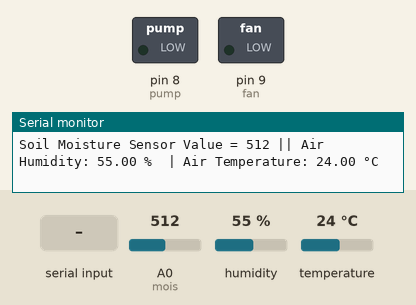
Bench run of a sketch on a simulated Arduino Uno, built with avr-gcc and run on an emulated ATmega328P. Shown: switched loads named in the sketch (green lamp = pin HIGH), the last lines printed to the serial monitor. The test bench sets the inputs (shaded band); at power-on: A0 (mois) = 512, humidity 55 %, temperature 24 °C.

Above: at 1.2 s.
1.3 s: A0 (mois) set to 483
At 2.4 s:
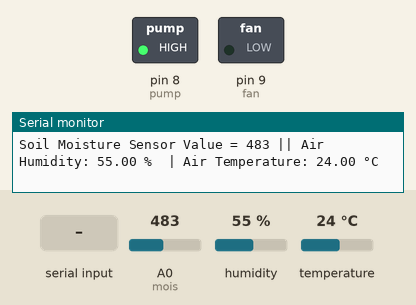
2.9 s: "o" received over Serial
At 4.4 s:
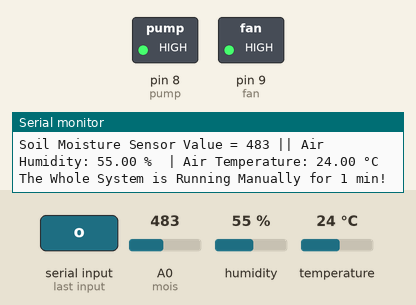
Timing chart, 0 to 5.9 s (numbered marks = the images above; inputs shaded):
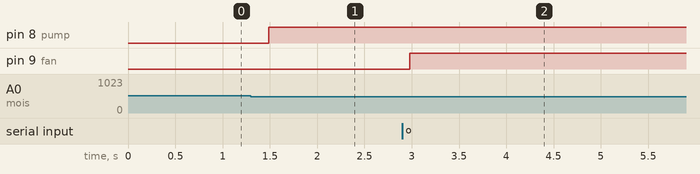

The sketch:

a_mini_smart_agriculture_prototype.ino
```cpp
#include <SoftwareSerial.h>
#include <Adafruit_Sensor.h>
#include <DHT.h>

SoftwareSerial bluetooth(2, 3);  //RX, TX

#define mois A0
#define DHTPIN 7
#define pump 8
#define fan 9

DHT dht = DHT(DHTPIN, DHT22);

int moisVal;
int lim = 200;
int device = A1;
char val;

void setup() {
  Serial.begin(9600);
  bluetooth.begin(9600);
  dht.begin();

  pinMode(mois, INPUT);
  pinMode(device, INPUT);
  pinMode(DHTPIN, INPUT);
  pinMode(pump, OUTPUT);
  pinMode(fan, OUTPUT);

  digitalWrite(pump, LOW);
  digitalWrite(fan, LOW);
}

void loop() {
  //----------------Soil Moisture---------------------
  moisVal = analogRead(mois);

  if (moisVal <= 500) {
    digitalWrite(pump, HIGH);
  } else {
    digitalWrite(pump, LOW);
  }

  //----------------Air Temp & Humidity---------------
  float h = dht.readHumidity();
  float t = dht.readTemperature();

  if (t >= 27.0) {
    digitalWrite(fan, HIGH);
  } else {
    digitalWrite(fan, LOW);
  }

  //-------------Receive Data via Bluetooth-----------
  if (Serial.available()) {
    val = Serial.read();

    //-------------Turn on System---------
    if (val == 'o') {
      digitalWrite(pump, HIGH);
      digitalWrite(fan, HIGH);
      bluetooth.print("\nThe Whole System is Running Manually for 1 min!\n");
      Serial.println("\nThe Whole System is Running Manually for 1 min!\n");
      delay(60000);
    }
    //-------------Turn off System--------
    if (val == 'x') {
      digitalWrite(pump, LOW);
      digitalWrite(fan, LOW);
      bluetooth.print("\nThe System was Shut Down Manually for 1min!\n");
      Serial.print("\nThe System Was Shut Down Manually for 1min!\n");
      delay(60000);
    }

    //-------------Fan Only-------------
    if (val == 'f') {
      digitalWrite(fan, HIGH);
      digitalWrite(pump, LOW);
      bluetooth.print("\nThe Pump Only is Running Manually for 1min!\n");
      Serial.println("\nThe Pump Only is Running Manually for 1min!\n");
      delay(60000);
    }
    //-------------Pump Only------------
    if (val == 'p') {
      digitalWrite(pump, HIGH);
      digitalWrite(fan, LOW);
      bluetooth.print("\nThe Pump Only is Running Manually for 1min!\n");
      Serial.println("\nThe Pump Only is Running Manually for 1min!\n");
      delay(60000);
    }
  }

  //----------------Serial Print---------------
  Serial.print("\nSoil Moisture Sensor Value = ");
  Serial.print(moisVal);
  Serial.print(" || Air Humidity: ");
  Serial.print(h);
  Serial.print(" % ");
  Serial.print(" | Air Temperature: ");
  Serial.print(t);
  Serial.print(" \xC2\xB0");
  Serial.print("C\n");

  //----------------Bluetooth Print-------------
  bluetooth.print("\nSoil Moisture Sensor Value = ");
  bluetooth.print(moisVal);
  bluetooth.print(" || Air Humidity: ");
  bluetooth.print(h);
  bluetooth.print(" % ");
  bluetooth.print("Temperature: ");
  bluetooth.print(t);
  bluetooth.print(" \xC2\xB0");
  bluetooth.print("C\n");

  delay(100);
}
```

Measured:
- the behaviour switches between 501 and 500 on A0 (mois) (found by bisection; images 0 and 1)
- after the input at 1.3 s, pin 8 (pump): LOW → HIGH after 0.19 s
- after the input at 2.9 s, pin 9 (fan): LOW → HIGH after 0.08 s
